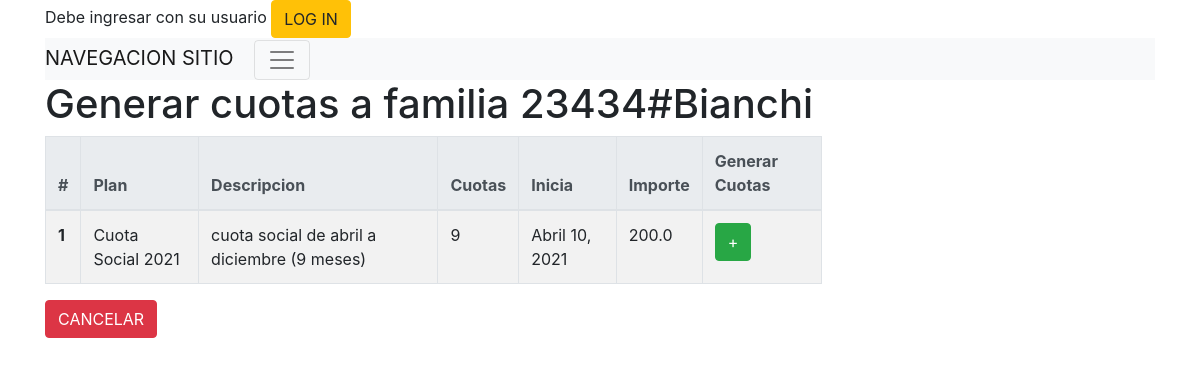
The app's page /cuotas/familia/nuevo_cuotas_plan_seleccion/7 with its own data.
### socios/models.py (models this page shows, shortened)
class Familia(models.Model):
    familia_crm_id = models.CharField(max_length=50,unique=True)
    crm_id = models.IntegerField(unique=True,null=True) # unique=True
    direccion_calle = models.CharField(max_length=50,blank=True)
    direccion_numero = models.CharField(max_length=50,blank=True)
    direccion_depto = models.CharField(max_length=50,blank=True)
    direccion_localidad = models.CharField(max_length=50,blank=True)
    direccion_provincia = models.CharField(max_length=50,blank=True)
    contacto = models.CharField(max_length=200,blank=True)
    eliminado = models.BooleanField(default=False)
    creado = models.DateTimeField('creado',auto_now_add=True)
    actualizado = models.DateTimeField('actualizado',auto_now=True)
    class Meta:
        permissions = (
                       ( "familia_crear","Agregar nueva familia"),
                       ( "familia_editar","Editar familia"),
                       ( "familia_borrar","Eliminar familia"),
                       ( "familia_ver","Ver informacion de familia" ),
                      )

### cuotas/models.py (models this page shows, shortened)
class PlanDePago(models.Model):
    crm_id = models.CharField(max_length=30)
    nombre = models.CharField(max_length=50)
    descripcion = models.CharField(max_length=300)
    creado = models.DateTimeField('creado',auto_now_add=True)
    actualizado = models.DateTimeField('actualizado',auto_now=True)
    cantidad_cuotas = models.IntegerField('cantidad_cuotas')
    vto_primera_cuota = models.DateField('vto_primera_cuota')
    importe_cuota = models.FloatField()
    eliminado = models.BooleanField(default=False)
    orden = models.IntegerField(null=True, default=0)
    plan_default = models.BooleanField(default=False)
    class Meta:
        permissions = (
                       ( "planpago_crear","Agregar nuevo plan de pago"),
                       ( "planpago_editar","Editar plan de pago"),
                       ( "planpagos_borrar","Eliminar un plan de pago"),
                       ( "planpago_ver","Ver detalle de plan de pago" ),
                      )

### cuotas/views.py (the view)
# urls.py: path('familia/nuevo_cuotas_plan_seleccion/<int:familia_id>', views.nuevo_cuotas_plan_seleccion, name='nuevo_cuotas_plan_seleccion'),
def nuevo_cuotas_plan_seleccion(request, familia_id):
    familia = Familia.objects.get(pk=familia_id)
    planes_de_pago = PlanDePago.objects.all()
    return render(request, 'cuotas/nuevo_cuotas_plan_seleccion.html', {'familia': familia,'planes_de_pago':planes_de_pago})

### cuotas/templates/cuotas/nuevo_cuotas_plan_seleccion.html (shortened to what this page needs)
{% extends "base_site.html" %}
{% block content %}
<h1>Generar cuotas a familia {{ familia.crm_id }}#{{ familia.familia_crm_id }}</h1>
{% if planes_de_pago %}
<table id="example" class="table table-striped table-bordered table-hover table-responsive-xl" style="width:70%">
  <thead class="thead-light">
    <tr>
      <th scope="col">#</th>
      <th scope="col">Plan</th>
      <th scope="col">Descripcion</th>
      <th scope="col">Cuotas</th>
      <th scope="col">Inicia</th>
      <th scope="col">Importe</th>
      <th scope="col">Generar Cuotas</th>
    </tr>
  </thead>
  <tbody>
  {% for plan in planes_de_pago %}
    <tr>
      <th scope="row">{{ forloop.counter }}</th>
      <td>{{ plan.nombre}}</td>
      <td>{{ plan.descripcion }}</td>
      <td>{{ plan.cantidad_cuotas }}</td>
      <td>{{ plan.vto_primera_cuota }}</td>
      <td>{{ plan.importe_cuota }}</td>
      <td>
        <a type="button" class="btn btn-success" href="{% url 'cuotas:nuevo_cuotas_plan' familia_id=familia.id plan_pagos_id=plan.id  %}">+</a>
      </td>
    </tr>
    {% endfor %}
  </tbody>
  </table>
{% else %}
    <p>No cuotas are available.</p>
{% endif %}
<a type="button" class="btn btn-danger" href="{% url 'socios:familia_detalle' familia_id=familia.id error_message='Operacion Nueva Cuota cancelada'|urlencode %}">CANCELAR</a>
{% endblock content %}

### records on screen
Familia: crm_id "23434", familia_crm_id "Bianchi"
PlanDePago: nombre "Cuota Social 2021", descripcion "cuota social de abril a diciembre (9 meses)", cantidad_cuotas "9", vto_primera_cuota "Abril 10, 2021", importe_cuota "200.0"
